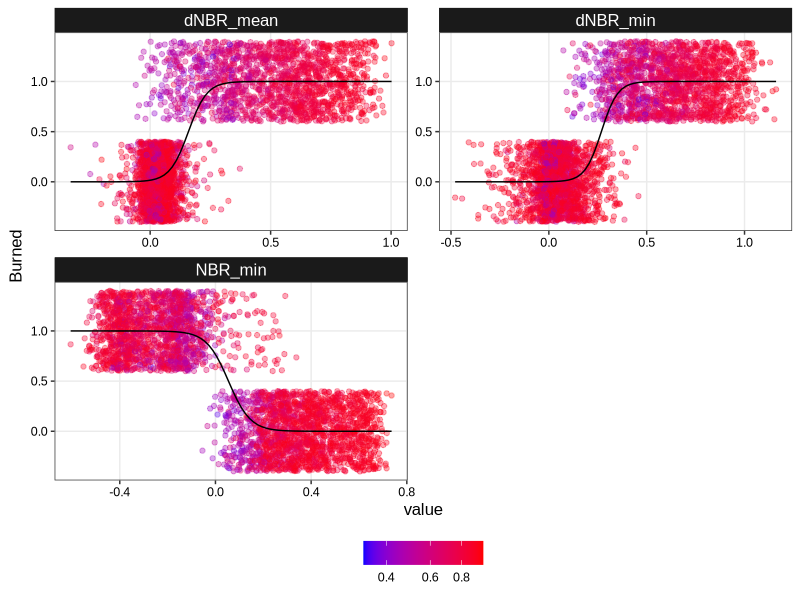
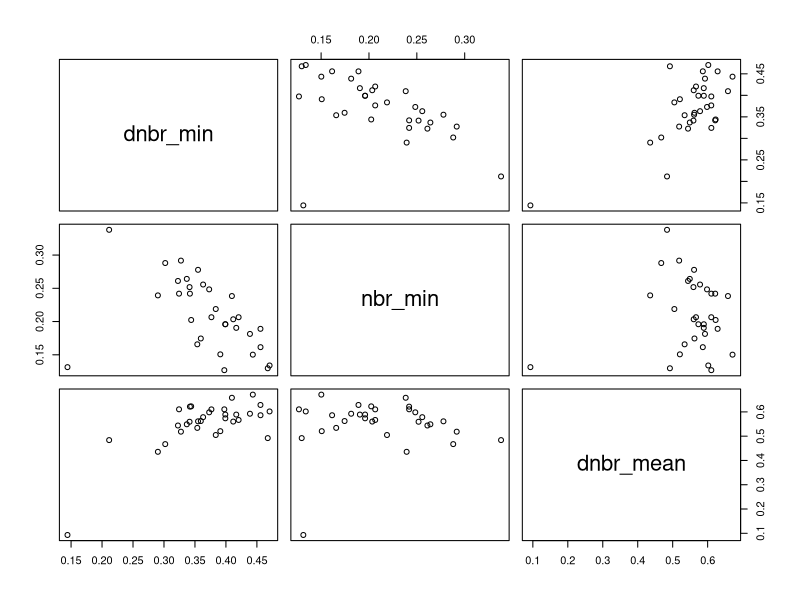
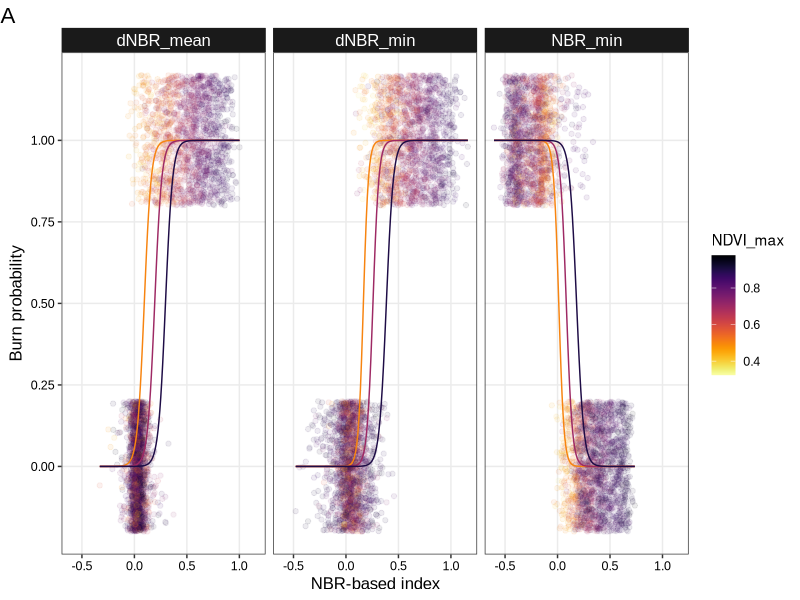
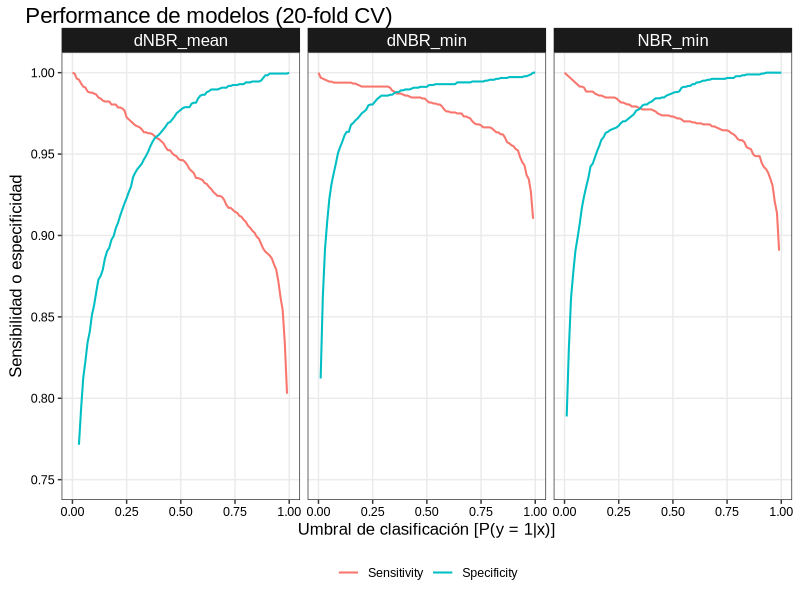
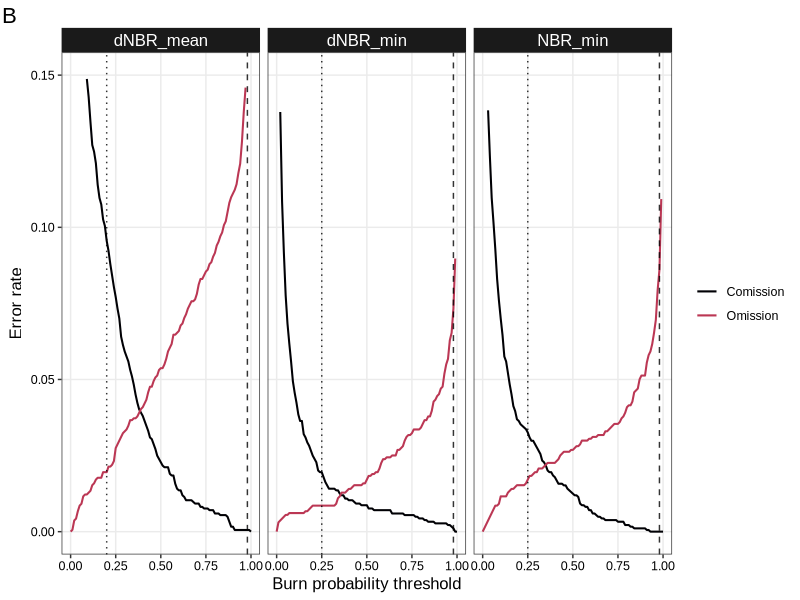
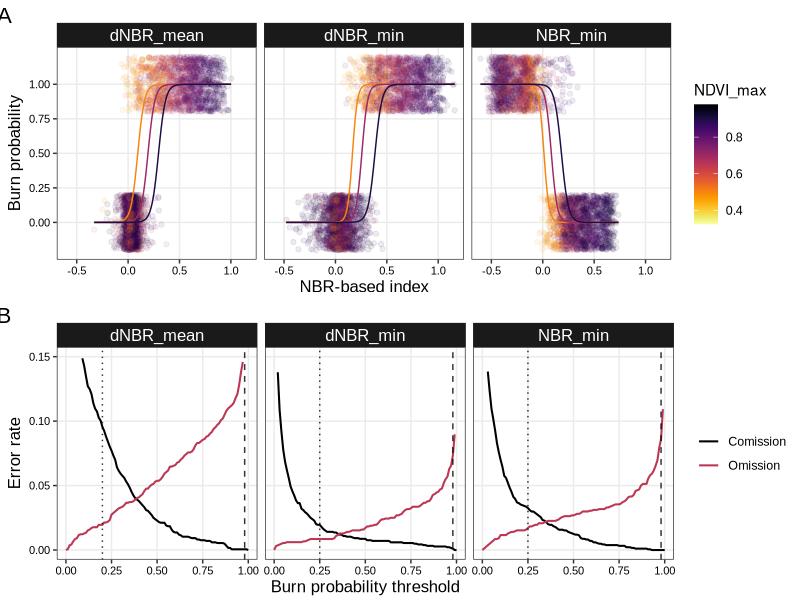
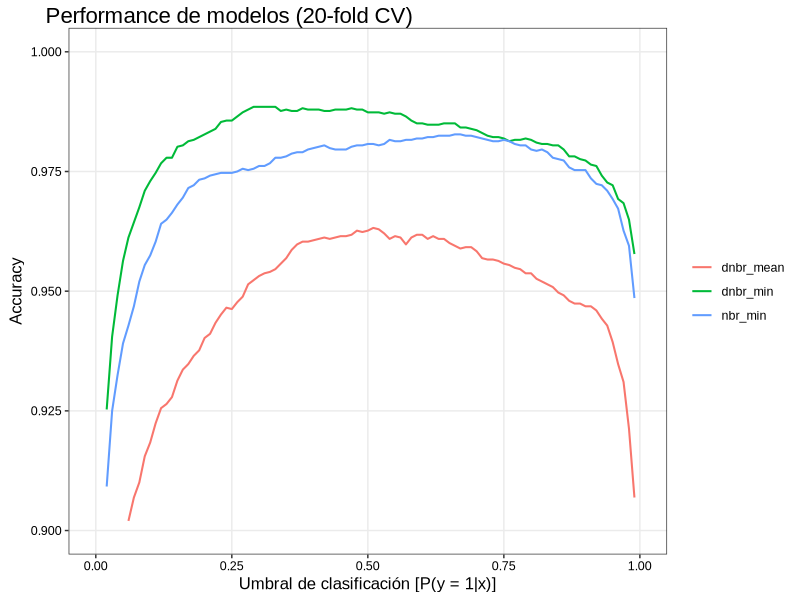
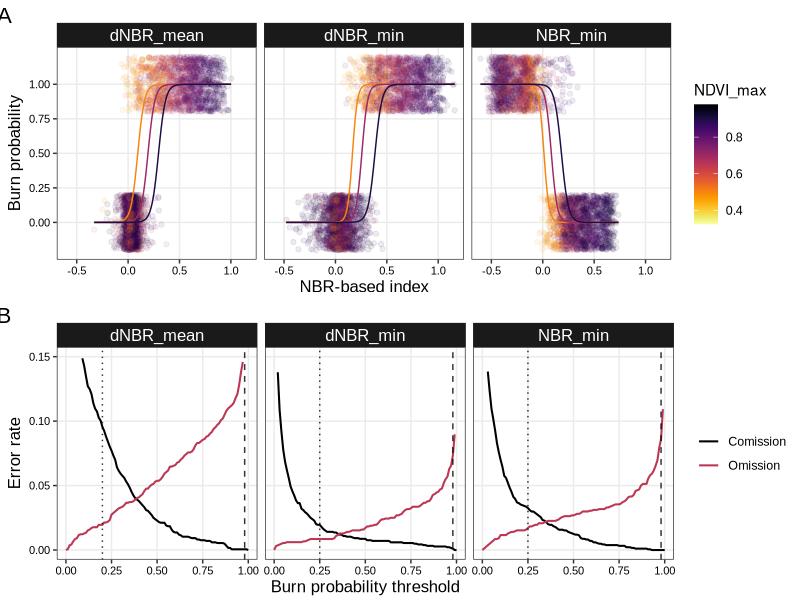

These charts were generated, in order, by the following R code:

# Script heredado de 
# "/home/ivan/Insync/Burned area mapping/Long mapping approach/glms fit nbr_min - nbr_delta - dnbr.R"

# Acá edito, reduzco, traduzco y mejoro los plots para que vayan como material
# suplementario. 

# Comments ----------------------------------------------------------------

# En este script ajustaré muchos glms a datos de NBR para predecir prob de quemado.
# En el script de GEE 'dNBR mapping 7 (SNIC p02)', en el que mapeaba solo con 
# dNBR, hice la siguiente descripción:

# ----
# Mapeo de fuegos usando solo dNBR con algunos criterios para semillas

# Pasos:
#   
#   1) Definir valores de dNBR con los que se estima una p(burn) 
# >0.2 y >0.8, para definir semillas. 
# bien ese unbral. Podria ser 0.9 tambien.
# 
# p(burn) = 0.2 when dNBR = 0.1877488
# p(burn) = 0.5 when dNBR = 0.2917249
# p(burn) = 0.8 when dNBR = 0.3957009
# 
# Del GLM que fue ajustado con todos los datos:
#   p(burn) = 1 / (1 + exp(-(-3.89 + 13.33 * dNBR)))
# 
# 2) Mascara para burnt: p(burnt) >0.5.
# Tamben mascarear NDVI_max <0.35 para sacar altoandina y estepa.
# 
# 3) Mascara para semilla:
#   p(burnt) >0.8 &
#   dNBR = max(dNBR en años vecinos) &
#     NDVI_max > 0.5 (para eliminar pastizales muy secos).
# ----  

# Actualmente, la idea es la siguiente: 

# Candidatos: 
#   nbr_min bajo | dnbr alto
#   NDVI_max (all years) > 0.35

#   para cada índice puedo ajustar un modelo y definir una p(burn) baja 
#   como umbral. La idea sería que los candidatos tenga alta sensibilidad,
#   a costa de un alto error de comisión (baja especificidad).

#   NOTA sobre dNBR: este índice trae problemas para detectar el año de quemado
#   cuando el fuego ocurre muy al principio o al final de la temporada.
#   Aún peor es si hay dos fuegos así muy cerca (problema de Alerces).
#   Si con semillas de años focales seguimos teniendo ese problema, podemos
#   considerar como válidos solo los dNBR que tengan una alta señal de quemado en
#   el año focal en un radio de 500 m aprox. 
#   Pero primero probaría sin esa restricción.
#   OJO, porque sin esa restricción quizás haya que poner un umbral de dNBR no
#   tan permisivo

# Semillas   

#   con dNBR tuve el siguiente criterio:
#   p(dNBR_burned) > 0.8,
#   dNBR = máximo de años vecinos
#   NDVI_max (de todos los años) > 0.5  saca pastizales secos y altoandinas

#   Con NBR:
#   
#   p(NBR_min burned) > umbral alto
#   p(NBR_delta burned) > umbral alto
#   
#   Estos umbrales podrían ser la menor p que lleva el error de omisión a 0.01



# Datos, paquetes y funciones ---------------------------------------------

library(arm)
library(tidyverse); theme_set(theme_bw())
library(caret)
library(plyr)
library(viridis)
library(ggpubr)
library(gridExtra)

train <- read.csv("pixel_classification_training_data.csv")
names_to_change <- which(colnames(train) %in% c("nbr_delta", "nbr_min", "dnbr"))
colnames(train)[names_to_change] # "dnbr"      "nbr_delta" "nbr_min" 
colnames(train)[names_to_change] <- c("dnbr_mean", "dnbr_min", "nbr_min")

# elimino un errorcito muy evidente
errorcito <- with(train, which(nbr_min < -0.2 & Burned == 0))
train <- train[-errorcito, ]

# custom ggplot theme -----------------------------------------------------

# from https://rpubs.com/mclaire19/ggplot2-custom-themes

theme_mine <- function() { 
  font <- "Arial"   #assign font family up front
  marg <- 2 # figure margin in mm
  
  theme_bw() %+replace%    #replace elements we want to change
    
    theme(
      
      #grid elements
      #panel.grid.major = element_blank(),    #strip major gridlines
      panel.grid.minor = element_blank(),    #strip minor gridlines
      #axis.ticks = element_blank(),          #strip axis ticks
      
      #text elements
      plot.title = element_text(             #title
        family = font,            #set font family
        size = 16,                #set font size
        #face = 'bold',            #bold typeface
        hjust = -0.1,                #left align
        vjust = 1),               
      
      # plot.subtitle = element_text(          #subtitle
      #   family = font,            #font family
      #   size = 14),               #font size
      
      axis.title = element_text(             #axis titles
        family = font,            #font family
        size = 12),               
      
      # para separar el eje y de los nros
      axis.title.y = element_text(             
        margin = margin(t = 0, r = 2, b = 0, l = 0, "mm"),
        angle = 90),
      
      axis.text = element_text(              #axis text
        family = font,            #axis family
        size = 9),                #font size
      
      legend.title = element_blank(),
      legend.position = "bottom",
      legend.text = element_text(size = 9, family = font),
      
      strip.text = element_text(size = 12, family = font, color = "white"),
      strip.text.x = element_text(margin = margin(1.2,0,1.2,0, "mm")), # tamaño de la cajita
      strip.text.y = element_text(margin = margin(0,1.2,0,1.2, "mm")),
      strip.background = element_rect(fill = "gray10", color = "gray10"),
      
      plot.margin = unit(c(marg, marg, marg, marg), "mm")
    )
}

theme_set(theme_mine())


# Exploration -------------------------------------------------------------

# vars que quiero mirar:
# names(cho)
# antes se llamaban así: c("nbr_delta", "nbr_min", "dnbr")
pred_names <- c("dnbr_min", "nbr_min", "dnbr_mean")

train_long <- pivot_longer(train, which(names(train) %in% pred_names),
                           names_to = "variable",
                           values_to = "value")
train_long$variable <- revalue(train_long$variable,
                               c("nbr_min" = "NBR_min",
                                 "dnbr_min" = "dNBR_min",
                                 "dnbr_mean" = "dNBR_mean"))

ggplot(#train_long[train_long$Fire_ID == "Lolog_2002", ], 
       train_long,
       aes(x = value, y = Burned, colour = ndvi_max)) + 
  geom_jitter(alpha = 0.35) + 
  facet_wrap(vars(variable), nrow = 2, scales = "free") +
  geom_smooth(data = train_long, 
              mapping = aes(x = value, y = Burned, colour = "black"),
              color = "black", size = 0.5,
              method = "glm",
              method.args = list(family = "binomial"),
              se = FALSE) + 
  scale_color_gradient(low = "blue", high = "red", trans = "log")
# en Lolog 2002 hay varios quemados con NBR muy alto. Eso podría ser por falta 
# de imágenes?

ss <- subset(train, subset = Fire_ID == "Lolog_2002" & Burned == 1 & nbr_min > 0.1)
pairs(ss[, pred_names])
# muestra un patrón razonable, no da para sacarlos.

# Modelos de nbr(s) * ndvi ---------------------------------------------------

m_min <- glm(Burned ~ nbr_min * ndvi_max, data = train, family = "binomial")
m_delta <- glm(Burned ~ dnbr_min * ndvi_max, data = train, family = "binomial")
m_dnbr <- glm(Burned ~ dnbr_mean * ndvi_max, data = train, family = "binomial")

nrep = 150
p_min <- expand.grid(
  nbr_min = seq(min(train$nbr_min), max(train$nbr_min), length = nrep),
  ndvi_max = c(0.5, 0.7, 0.9)
)

p_delta <- expand.grid(
  dnbr_min = seq(min(train$dnbr_min), max(train$dnbr_min), length = nrep),
  ndvi_max = c(0.5, 0.7, 0.9)
)

p_dnbr <- expand.grid(
  dnbr_mean = seq(min(train$dnbr_mean), max(train$dnbr_mean), length = nrep),
  ndvi_max = c(0.5, 0.7, 0.9)
)

p_min$p <- predict(m_min, p_min, type = "response")
p_delta$p <- predict(m_delta, p_delta, type = "response")
p_dnbr$p <- predict(m_dnbr, p_dnbr, type = "response")

names(p_min)[1] <- names(p_delta)[1] <- names(p_dnbr)[1] <- "x"

p_all <- rbind(p_min, p_delta, p_dnbr)
p_all$variable <- rep(c("NBR_min", "dNBR_min", "dNBR_mean"), each = nrow(p_min))

plot1 <- 
ggplot(train_long, aes(x = value, y = Burned, colour = ndvi_max)) + 
  geom_jitter(alpha = 0.08, height = 0.2) +
  #scale_color_gradient(low = "blue", high = "red") + 
  geom_line(data = p_all, mapping = aes(x = x, y = p, 
                                        group = as.factor(ndvi_max))) + 
  facet_wrap(vars(variable), nrow = 1) +
  scale_colour_viridis(direction = -1, option = "B") +
  xlab("NBR-based index") + 
  ylab("Burn probability") + 
  labs(colour = "NDVI_max") + 
  theme(legend.position = "right", 
        legend.title = element_text()) +
  scale_y_continuous(breaks = seq(0, 1, by = 0.25)) +
  ggtitle("A")
plot1

# kesigue? ----------------------------------------------------------------

# Evaluar sensibilidad y especificidad en función de umbrales de probabilidad 
# para cada modelo. 30 fold CV.
# nrow(train) / 20

k <- 20
set.seed(1)
fold_id <- rep(1:k, length.out = nrow(train)) %>% 
  sample(size = nrow(train), replace = FALSE)

# Función para evaluar sens-spec en función del umbral
cutss <- function(cutoff, prediction, y_fac) {
  cutoff <- cutoff
  classif <- (prediction > cutoff) %>% as.numeric() %>% factor(levels = c(0, 1))
  ss <- confusionMatrix(classif, y_fac, mode = "sens_spec", positive = "1") %$%
    byClass %>% '['(1:2)
  return(ss)
}

cut_acc <- function(cutoff, prediction, y_fac) {
  cutoff <- cutoff
  classif <- (prediction > cutoff) %>% as.numeric() %>% factor(levels = c(0, 1))
  ss <- confusionMatrix(classif, y_fac, mode = "sens_spec", positive = "1") %$%
    overall %>% '['(1)
  return(ss)
}


# Tabla con probabilidades predichas a partir de modelos ajustados sin las filas 
# de interés

ptable <- data.frame(
  nbr_min = numeric(nrow(train)),
  dnbr_min = numeric(nrow(train)),
  dnbr_mean = numeric(nrow(train))
)

sapply(1:k, function(i) {
  #i = 1
  print(i)
  
  train_set = train[fold_id != i, ]
  test_set = train[fold_id == i, ]
  
  m_min_cv <- glm(Burned ~ nbr_min * ndvi_max, data = train_set, 
                  family = "binomial")
  m_delta_cv <- glm(Burned ~ dnbr_min * ndvi_max, data = train_set, 
                    family = "binomial")
  m_dnbr_cv <- glm(Burned ~ dnbr_mean * ndvi_max, data = train_set, 
                   family = "binomial")
  
  ptable[fold_id == i, 'nbr_min'] <<- predict(m_min_cv, test_set, type = "response")
  ptable[fold_id == i, 'dnbr_min'] <<- predict(m_delta_cv, test_set, type = "response")
  ptable[fold_id == i, 'dnbr_mean'] <<- predict(m_dnbr_cv, test_set, type = "response")

}) %>% invisible

ptable$y_fac <- train$Burned %>% as.character %>% factor(levels = c("0", "1"))
# summary(ptable)


# Curva sens-spec para todos los modelos

cut_seq <- seq(0, 1, length.out = 101)

senspec <- sapply(1:3, function(m) {
  #m = 1
  sstable <- sapply(cut_seq, cutss, prediction = ptable[, m], 
                    y_fac = ptable$y_fac, simplify = "array") %>% t()
  return(sstable)
}, simplify = FALSE)
  
str(senspec)

senspec <- do.call('rbind', senspec) %>% as.data.frame
senspec$model <- rep(names(ptable)[1:3], each = length(cut_seq))
senspec$model <- revalue(senspec$model, 
                         c("nbr_min" = "NBR_min",
                           "dnbr_min" = "dNBR_min",
                           "dnbr_mean" = "dNBR_mean"))

senspec$threshold <- rep(cut_seq, 3)

senspec_long <- pivot_longer(senspec, 1:2, names_to = "performance", 
                             values_to = "senspec")

senspec_long$error_value <- 1 - senspec_long$senspec
senspec_long$error_name <- revalue(senspec_long$performance, c("Sensitivity" = "Omission",
                                      "Specificity" = "Comission"))

# sens - spec
ggplot(senspec_long, aes(x = threshold, y = senspec, colour = performance)) +
  geom_line(size = 0.7) + 
  ylim(0.750, 1) + facet_wrap(vars(model), nrow = 1) +
  ggtitle("Performance de modelos (20-fold CV)") + 
  ylab("Sensibilidad o especificidad") + 
  xlab("Umbral de clasificación [P(y = 1|x)]") +
  theme(legend.position = "bottom") + labs(colour = NULL)

# com - om
cand_lines <- data.frame(threshold = c(0.20, 0.25, 0.25),
                         model = c("dNBR_mean", "dNBR_min", "NBR_min"))


plot2 <- 
ggplot(senspec_long, aes(x = threshold, y = error_value, colour = error_name)) +
  geom_line(size = 0.7) + 
  ylim(0, 0.15) + 
  facet_wrap(vars(model), nrow = 1) +
  ggtitle("B") + 
  ylab("Error rate") + 
  xlab("Burn probability threshold") +
  theme(legend.position = "right",
        panel.grid.minor = element_blank()) +
  scale_color_viridis(discrete = TRUE, option = "B", end = 0.5) +
  labs(colour = NULL) +
  geom_vline(data = cand_lines, 
             mapping = aes(xintercept = threshold), 
             linetype = 3, alpha = 0.8, size = 0.5) +
  geom_vline(xintercept = 0.98, linetype = 2, alpha = 0.8, 
             size = 0.5)

plot2

# Save plots --------------------------------------------------------------

marg <- 2
ggarrange(plot1 + 
            theme(plot.margin = unit(c(marg, marg + 4.5, marg, marg), "mm"),
                  axis.text = element_text(size = 8)), 
          plot2 + 
            theme(axis.text = element_text(size = 8)), 
          nrow = 2)
ggsave("figures/Figure S01 - pixel level classication.jpeg", 
       width = 17, height = 15, units = "cm", dpi = 500)





# Umbrales para semillas --------------------------------------------------

# Omisión y comisión en wide
senspec$Comission <- 1 - senspec$Specificity
senspec$Omission <- 1 - senspec$Sensitivity


# buscamos error de comisión muy bajo:
# menor o igual a 0.001 (redondeando)
senspec[senspec$Specificity >= 0.998 & senspec$model == "nbr_min", ]
senspec[senspec$Comission <= 0.0015 & senspec$model == "nbr_min", ]

# nbr_min: su mínima p es 0.84
#   especificidad = 0.9989142
#   sensibilidad = 0.9542125
#   comisión = 0.0010857763
senspec[senspec$Specificity >= 0.998 & senspec$model == "dnbr_min", ]   
senspec[senspec$Comission <= 0.0015 & senspec$model == "dnbr_min", ]

# dnbr_min con p >= 0.98 tiene 
#   especificidad = 0.9267399
#   sensibilidad = 0.9989142
#   comisión = 0.001085776

# semilla = 
#   p_nbr_min >= 0.84 | p_dnbr_min >= 0.98


# seed para dnbr_mean en años en que hay pocas imagenes
# (en otros años no se usará como criterio de semilla)
senspec[round(senspec$Comission, 3) <= 0.001 & senspec$model == "dnbr_mean", ]
# dnbr_mean con p >= 0.91 tiene 
#   especificidad = 0.9994571
#   sensibilidad = 0.8876679
#   comisión = 0.0005428882

# Umbrales para candidates ------------------------------------------------

# Buscamos sensibilidad muy alta
# Un criterio puede ser max(omisión) = 0.001
# O max(comision) <= 0.10

senspec[round(senspec$Comission, 2) <= 0.1 & senspec$model == "nbr_min", ]
# nbr_min: su mínima p es 0.06
#   especificidad = 
#   sensibilidad = 
#   comision = 0.1015200869          
#   omisión =  0.007326007           chequear el patrón con 
#                                    region growing

senspec[round(senspec$Comission, 2) <= 0.1 & senspec$model == "dnbr_min", ]
# dnbr_min con p >= 0.04 tiene 
#   especificidad = 
#   sensibilidad = 
#   comisión = 
#   Omisión = 

senspec[round(senspec$Comission, 2) <= 0.1 & senspec$model == "dnbr_mean", ]
# dnbr_mean con p >= 0.18 tiene 
#   especificidad = 0.8973941
#   sensibilidad = 0.980464
#   comisión = 0.1026059
#   Omisión = 0.01953602

# Si ponemos este umbral de dNBR para candidato, deberíamos restringirlo a que 
# tenga alguna semilla en un radio de 500 m
# pensar más eso


# candidato =

#   {opción 1}
#     p_nbr_min >= 0.06 | p_dnbr_min >= 0.04 | p_dnbr >= 0.18

#   {opción 2}
#     p_nbr_min >= 0.06 | p_dnbr_min >= 0.04 | 
#     [p_dnbr >= 0.18 & max(p_nbr_min) >= 0.06 en cierto radio]

# Curva de accuracy para todos los modelos ----------------------------------

accu <- sapply(1:3, function(m) {
  #m = 1
  accu_table <- sapply(cut_seq, cut_acc, prediction = ptable[, m], 
                       y_fac = ptable$y_fac, simplify = "array") %>% t()
  return(accu_table)
}, simplify = T) %>% as.data.frame

str(accu)
names(accu) <- names(ptable)[1:3]
accu$threshold <- cut_seq

accu_long <- pivot_longer(accu, 1:3, names_to = "model", 
                          values_to = "accuracy")

ggplot(accu_long, aes(x = threshold, y = accuracy, colour = model)) +
  geom_line(size = 0.7) + 
  ylim(0.9, 1) +
  ggtitle("Performance de modelos (20-fold CV)") + 
  ylab("Accuracy") + 
  xlab("Umbral de clasificación [P(y = 1|x)]") +
  theme(legend.position = "right") + labs(colour = NULL)
  

# Son buenísimos. De hecho, es increíblemente bueno el dnbr_min.
# Pero ambos mucho mejores que el dnbr_mean. 
# Aún así, dnbrsubió su accuracy agregando el NDVI (un 1 %)


# Coefs para copiar -------------------------------------------------------

coef(m_min)
coef(m_delta)
coef(m_dnbr)
